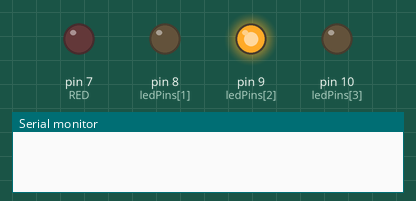
Recording of a sketch running on a simulated Arduino Uno, built with avr-gcc and run on an emulated ATmega328P. Parts: output pins drawn as LEDs (lit = HIGH), the last lines printed to the serial monitor. Random numbers use the default seed unless the sketch sets one.

Above: at 0.2 s.
At 31.5 s:
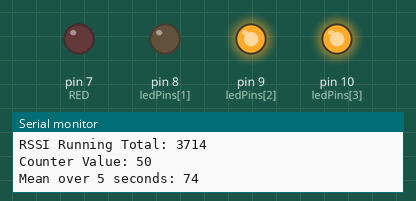
Timing chart, 0 to 40.0 s (numbered marks = the images above):
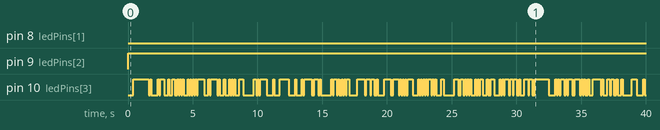

Measured:
- by itself, pin 9 (ledPins[2]): LOW → HIGH at 0.00 s
- by itself, pin 10 (ledPins[3]): LOW → HIGH at 0.40 s, → LOW 1.2 s later, → HIGH 0.10 s later, → LOW 0.10 s later, … (184 changes in this stretch)

The sketch:

timed_window_test.ino
```cpp
#include <SoftwareSerial.h>
//Variables for counting
const unsigned long intervalRSSI = 100;
const unsigned long intervalSensor = 5000;
unsigned long currentTime;
unsigned long previousRSSITime;
unsigned long previousSensorTime;
int rssiCount;
int rssiTotal;

//Variables for LED stuff
int ledPins[] = {7,8,9,10};
enum led {RED = 7, AMBER, GREEN, BLUE};
int threshold = 75;
int infCount;

void setup() {
  // put your setup code here, to run once:
  Serial.begin(9600);
  for(int i =4; i >= 0; i--){
    pinMode(ledPins[i],OUTPUT);
  }
  previousRSSITime = 0;
  previousSensorTime = 0;
  rssiCount = 0;
  rssiTotal = 0;
  infCount = 0;
}

void loop() {
  // put your main code here, to run repeatedly:
  currentTime = millis();
  int rssi = rand() % 50 + 51;
  if (currentTime - previousRSSITime >= intervalRSSI) {
    rssiTotal += rssi;
    rssiCount++;
    if (rssi >= threshold){
      digitalWrite(BLUE,HIGH);
    }
    else{
      digitalWrite(BLUE,LOW);
      }
    previousRSSITime = currentTime;
  }
  if (currentTime - previousSensorTime >= intervalSensor){
    Serial.print("RSSI Running Total: ");
    Serial.println(rssiTotal);
    Serial.print("Counter Value: ");
    Serial.println(rssiCount);
    int meanRSSI = rssiTotal/rssiCount;
    Serial.print("Mean over 5 seconds: ");
    Serial.println(meanRSSI);
    if (meanRSSI >= threshold){
      infCount++;
      Serial.print("Exceeds Threshold. Total Infractions: ");
      Serial.println(infCount);
    }
    previousSensorTime = currentTime;
    rssiTotal = 0;
    rssiCount = 0;
  }
  setLED();
}

void setLED(){
  if(infCount <= 10) {
    digitalWrite(GREEN,HIGH);
    digitalWrite(AMBER,LOW);
    digitalWrite(RED,LOW);
  }
  else if(infCount > 10 && infCount <= 50){
    digitalWrite(GREEN,LOW);
    digitalWrite(AMBER,HIGH);
    digitalWrite(RED,LOW);
  }
  else{
    digitalWrite(GREEN,LOW);
    digitalWrite(AMBER,LOW);
    digitalWrite(RED,HIGH);
  }
}
```
